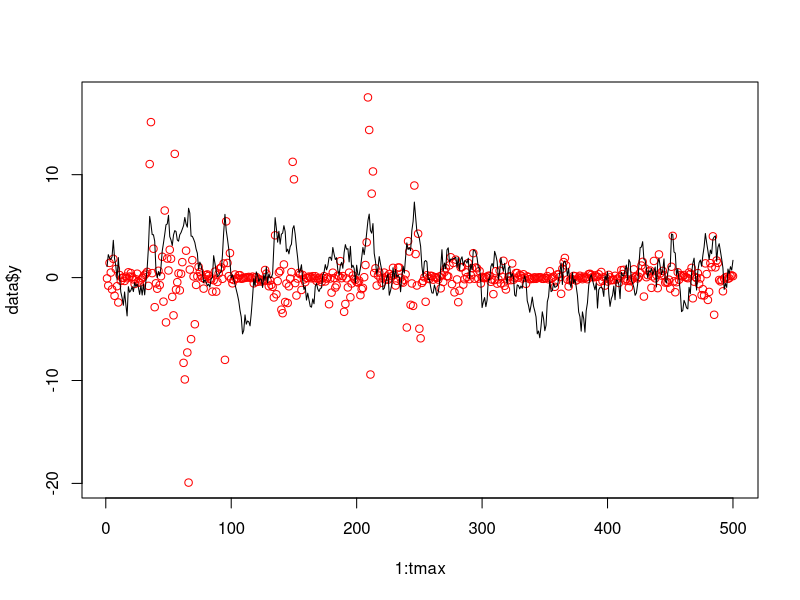
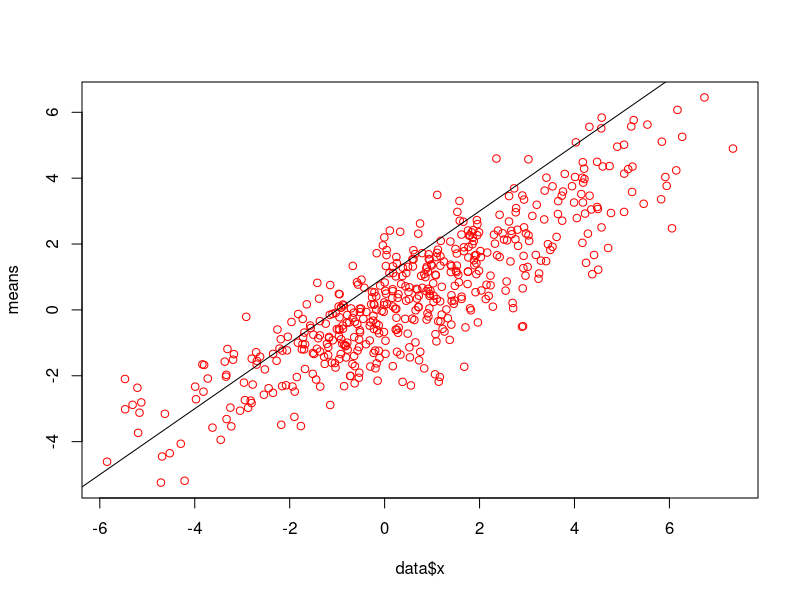

Write the R code that produced these figures, in order.
synthetic_state_space <- function(tmax, rstate, robs, x0 = 1) {
    x <- rep(0, tmax) ; y <- rep(0, tmax)
    x[1] <- x0 ; y[1] <- robs(x[1])
    for (t in 1:(tmax - 1)) {
        x[t + 1]  <- rstate(x[t])
        y[t + 1] <- robs(x[t + 1])
    }
    return(data.frame("x" = x, "y" = y))
}

# Function accepts rstate() which must generate state samples, and 
# dobs which must compute the observation density for a given state (this
# function must be vectorized with respect to the state variable).
bootstrap_filter <- function(y, x0, rstate, dobs, m = 100) {
    tmax <- length(y)
    chains <- matrix(nrow = tmax, ncol = m)
    chains[1,] <- x0
    for (t in 2:tmax) {
        sampled_x <- rstate(chains[t - 1,])
        weights <- dobs(y[t], sampled_x)
        weights <- weights / sum(weights)
        chains[t,] <- sample(sampled_x, m,replace = TRUE, prob = weights)
    }
    return(chains)
}

# Model Proposal: Stochasitc volatility model.

rstate <- function(x, a = 0.91, sd = 1) {
    m <- length(x)
    samples <- rep(0, m)
    for(i in 1:m) {
        samples[i] <- rnorm(1, a * x[i], sd)
    }
    return(samples)
}

dobs <- function(y, x, b = 0.5) {
    m <- length(x)
    densities <- rep(0, m)
    for (i in 1:m) {
        densities[i] <- dnorm(y, 0, b * exp(x[i] / 2))
    }
    return(densities)
}

robs <- function(x, b = 0.5) {
    rnorm(1, 0, b * exp(x / 2))
}

main <- function(tmax = 500, m = 500, a = 0.91, sd = 1) {
    x0 <- rnorm(1, 0, sqrt(sd^2 / (1 - a^2)))
    data <- synthetic_state_space(tmax, rstate, robs, x0)
    plot(1:tmax, data$y, col = "red")
    lines(1:tmax, data$x, type = "l")
    # This assumes we start from the correct state
    chains <- bootstrap_filter(data$y, x0, rstate, dobs, m)
    means <- rowMeans((chains))
    plot(data$x, means, col = "red") # Hopefully diagonal straight line.
    abline(1, 1)
}

main()
